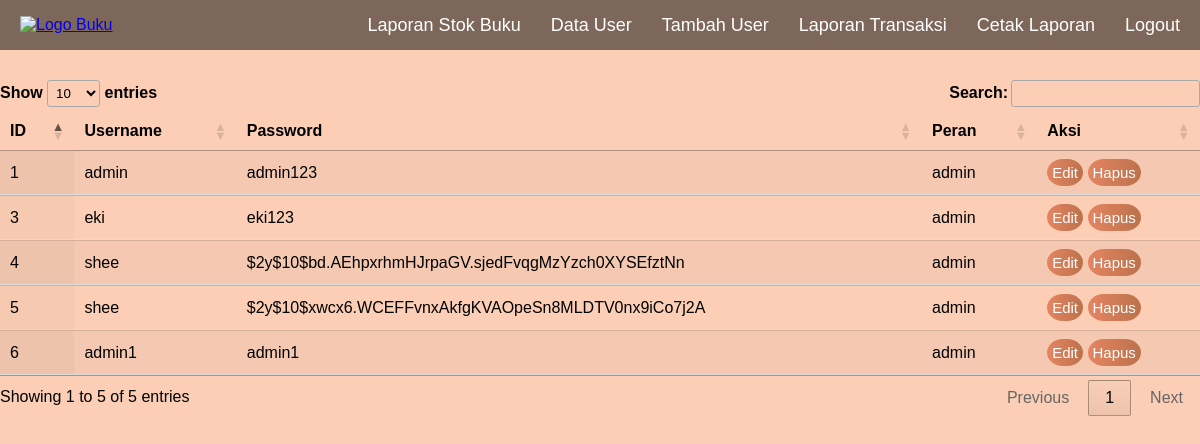
The app's page /admin/dataUser.php (signed in) with its own data.
### tables this page shows
CREATE TABLE `user` (
  `id_pengguna` int(11) NOT NULL,
  `nama_pengguna` varchar(50) NOT NULL,
  `kata_sandi` varchar(50) NOT NULL,
  `peran` enum('admin','pemilik','pembeli') NOT NULL
);

### admin/dataUser.php (the view, shortened to what this page needs)
<?php
include '../config/koneksi.php';
$search = '';
if (!empty($search)) {
    $query = "SELECT * FROM user WHERE nama_pengguna LIKE ?";
    $searchTerm = "%$search%";
    $stmt = $conn->prepare($query);
    $stmt->bind_param('s', $searchTerm);
} else {
    $query = "SELECT * FROM user";
    $stmt = $conn->prepare($query);
}
$stmt->execute();
$result = $stmt->get_result();
?>
<!DOCTYPE html>
<html lang="en">
<head>
    <link rel="stylesheet" href="../css/main.css">
    <link rel="stylesheet" href="../css/responsive.css">
    <link rel="stylesheet" href="https://cdnjs.cloudflare.com/ajax/libs/font-awesome/6.0.0-beta3/css/all.min.css">
    <link rel="stylesheet" href="https://cdn.datatables.net/1.13.6/css/jquery.dataTables.min.css">
    <link rel="stylesheet" href="https://cdn.jsdelivr.net/npm/sweetalert2@11.7.5/dist/sweetalert2.min.css">
</head>
<body>
    <nav class="navbar">
        <div class="navbar-left">
            <a href="index.php" class="icon-link">
                <img src="https://cdn-icons-png.freepik.com/256/15623/15623916.png?ga=GA1.1.1383598034.1728886405&semt=ais_hybrid"
                    alt="Logo Buku" class="navbar-icon">
            </a>
        </div>
        <div class="navbar-right">
            <ul id="menu-list" class="hidden">
                <li><a href="stokBuku.php">Laporan Stok Buku</a></li>
                <li><a href="dataUser.php">Data User</a></li>
                <li><a href="#" id="openModalButton">Tambah User</a></li>
                <li><a href="transaksi.php">Laporan Transaksi</a></li>
                <li><a href="cetakLaporan.php">Cetak Laporan</a></li>
                <li><a href="logout.php">Logout</a></li>
            </ul>
        </div>
    </nav>
    <div class="main">
        <div class="table-container">
            <table id="userTable" class="display">
                <thead>
                    <tr>
                        <th>ID</th>
                        <th>Username</th>
                        <th>Password</th>
                        <th>Peran</th>
                        <th>Aksi</th>
                    </tr>
                </thead>
                <tbody>
                    <?php
                    while ($row = $result->fetch_assoc()) {
                    ?>
                        <tr>
                            <td><?php echo $row['id_pengguna']; ?></td>
                            <td><?php echo $row['nama_pengguna']; ?></td>
                            <td><?php echo $row['kata_sandi']; ?></td>
                            <td><?php echo $row['peran']; ?></td>
                            <td>
                                <button class="btn edit-button">Edit</button>
                                <button data-id="<?php echo $row['id_pengguna']; ?>" class="btn delete-button">Hapus</button>
                            </td>
                        </tr>
                    <?php
                    }
                    ?>
                </tbody>
            </table>
        </div>
    </div>
</body>
</html>

### css/main.css (style rules this page uses)
* { margin: 0; padding: 0; box-sizing: border-box; font-family: Arial, sans-serif; }
body { background-color: #FBCEB5; height: 100vh; display: flex; flex-direction: column; }
.navbar { width: 100%; display: flex; justify-content: space-between; align-items: center; background-color: rgba(0, 0, 0, 0.5); padding: 10px 20px; position: fixed; top: 0; left: 0; z-index: 1000; height: 50px; }
.navbar-icon { width: 50px; height: 50px; }
.navbar-right { display: flex; align-items: center; }
.navbar-right ul { list-style: none; display: flex; gap: 30px; }
.navbar-right a { text-decoration: none; color: white; font-size: 18px; position: relative; transition: color 0.3s; }
.navbar-right a::after { content: ""; display: block; width: 0; height: 2px; background-color: #FBCEB5; transition: width 0.3s; position: absolute; bottom: -5px; left: 0; }
.main { margin-top: 80px; }

### admin/dataUser.php (style rules this page uses)
.table-container { overflow-y: auto; max-height: 525px; scrollbar-width: thin; scrollbar-color: #FBCEB5 #f1f1f1; }
th, td { padding: 12px; text-align: left; border-bottom: 1px solid #ddd; }
.btn { background: linear-gradient(to right, #e58562, #bb724b); text-decoration: none; border: none; font-size: 15px; color: white; padding: 5px; border-radius: 35px / 30px; cursor: pointer; }

### records on screen
user: id_pengguna "1", nama_pengguna "admin", kata_sandi "admin123", peran "admin"
user: id_pengguna "3", nama_pengguna "eki", kata_sandi "eki123", peran "admin"
user: id_pengguna "4", nama_pengguna "shee", kata_sandi "$2y$10$bd.AEhpxrhmHJrpaGV.sjedFvqgMzYzch0XYSEfztNn", peran "admin"
user: id_pengguna "5", nama_pengguna "shee", kata_sandi "$2y$10$xwcx6.WCEFFvnxAkfgKVAOpeSn8MLDTV0nx9iCo7j2A", peran "admin"
user: id_pengguna "6", nama_pengguna "admin1", kata_sandi "admin1", peran "admin"
